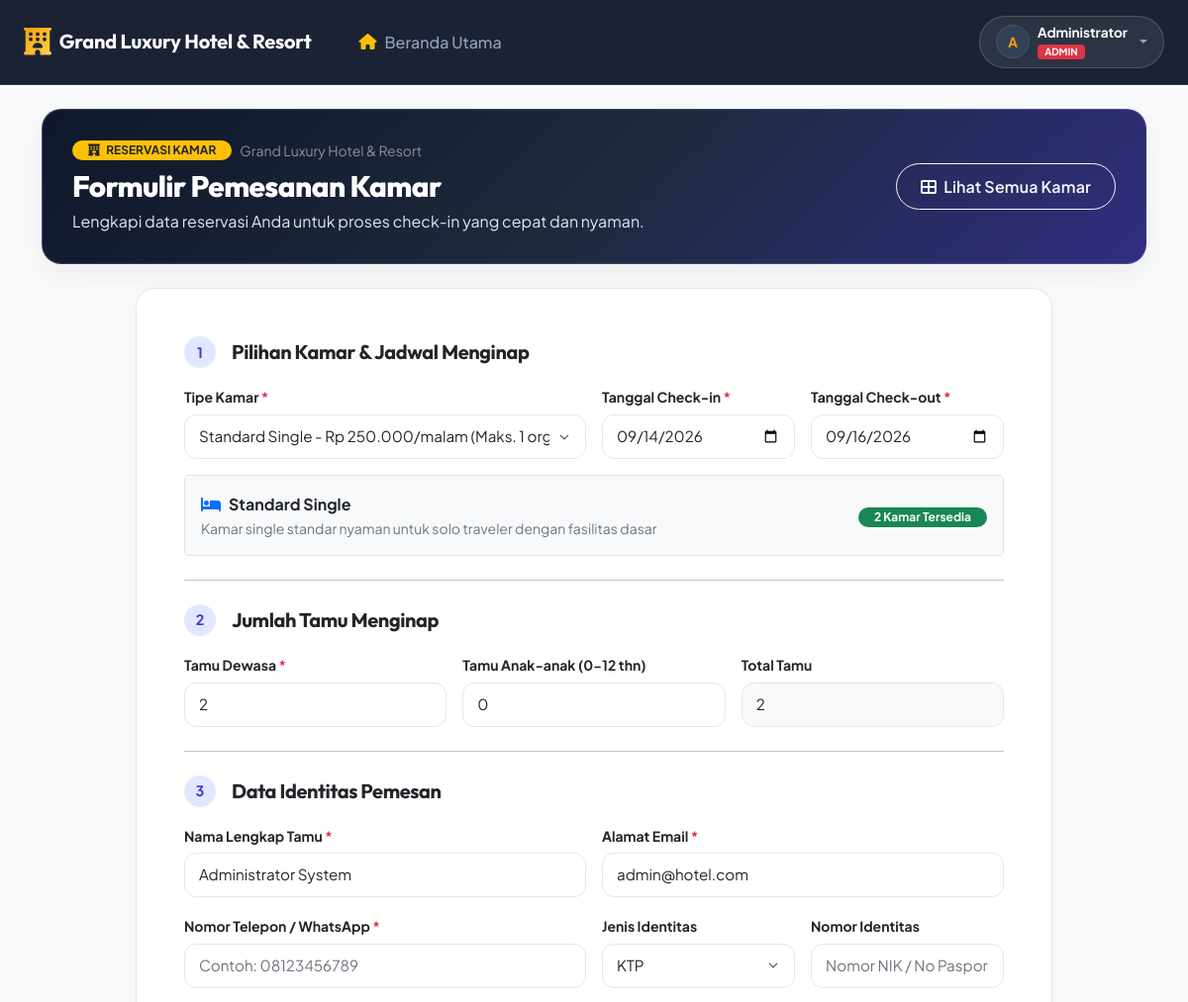
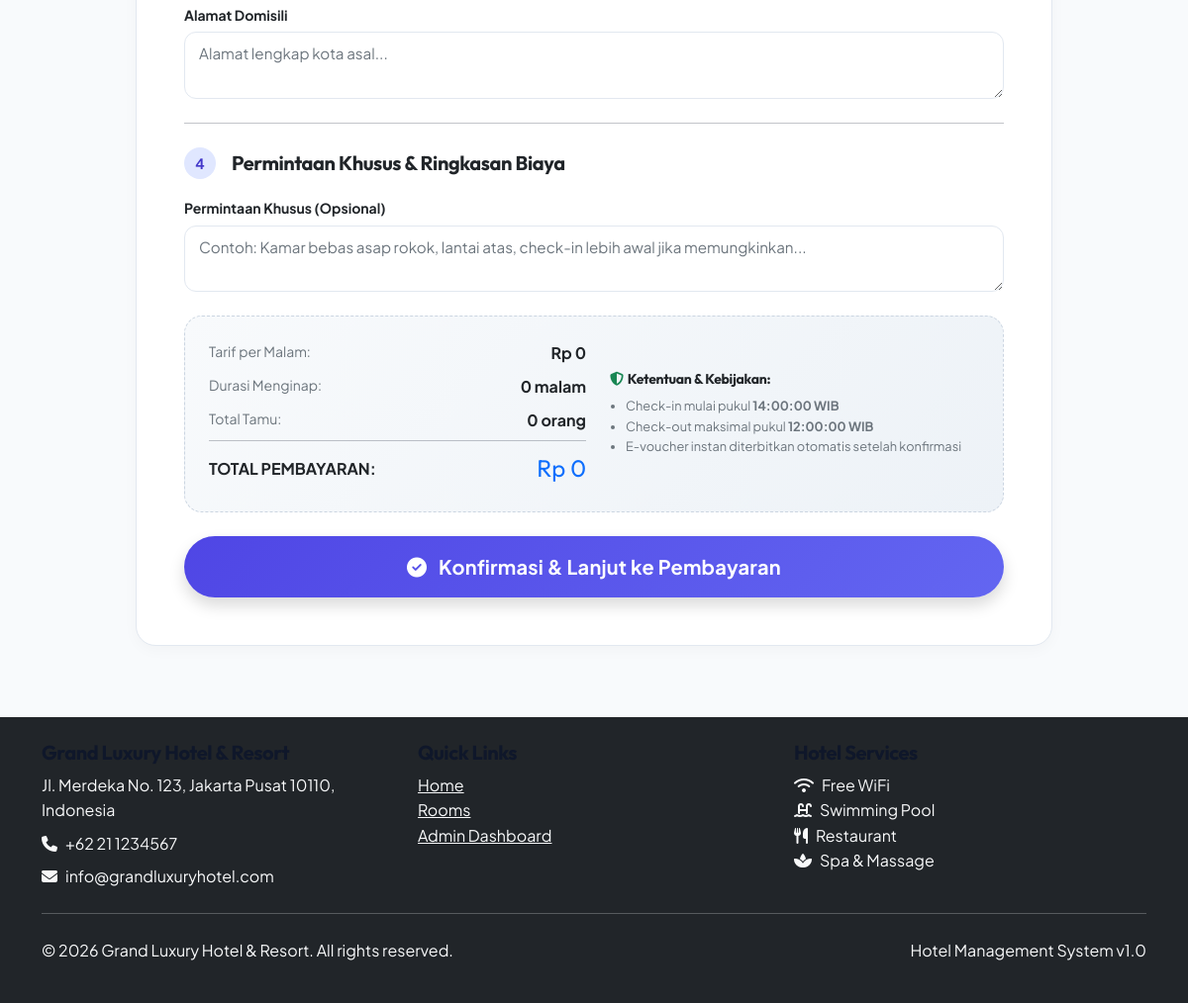
/user/booking.php?room_type=1&check_in=2026-09-14&check_out=2026-09-16&guests=2 (signed in), run on the app's committed database (2 pictures, top to bottom).
### tables this page shows
CREATE TABLE room_types (
    id INT PRIMARY KEY AUTO_INCREMENT,
    type_name VARCHAR(50) NOT NULL,
    description TEXT,
    base_price DECIMAL(10,2) NOT NULL,
    capacity INT NOT NULL,
    size VARCHAR(20),
    bed_type VARCHAR(50),
    is_available BOOLEAN DEFAULT TRUE,
    created_at TIMESTAMP DEFAULT CURRENT_TIMESTAMP
);

### user/booking.php (the view, shortened to what the rows shown need)
<?php
require_once '../config/init.php';
include '../includes/header.php';
$room_type_id = $_GET['room_type'] ?? '';
$check_in = $_GET['check_in'] ?? date('Y-m-d', strtotime('+1 day'));
$check_out = $_GET['check_out'] ?? date('Y-m-d', strtotime('+3 days'));
$selected_room_type = null;
if ($room_type_id) {
    $selected_room_type = $database->getSingle("
        SELECT rt.*,
               (SELECT COUNT(*) FROM rooms r
                WHERE r.room_type_id = rt.id
                AND r.status = 'available'
                AND r.id NOT IN (
                    SELECT bd.room_id
                    FROM booking_details bd
                    JOIN bookings b ON bd.booking_id = b.id
                    WHERE b.status IN ('confirmed', 'checked_in')
                    AND (b.check_in <= ? AND b.check_out >= ?)
                )) as available_rooms
        FROM room_types rt
        WHERE rt.id = ? AND rt.is_available = 1
    ", [$check_out, $check_in, $room_type_id]);
}
?>
<div class="container py-4">
    <div class="booking-hero">
        <div class="d-flex flex-wrap justify-content-between align-items-center gap-3">
            <div>
                <h2 class="fw-extrabold mb-1" style="font-family: 'Outfit', sans-serif; font-size: 1.85rem;">
                    Formulir Pemesanan Kamar
                </h2>
            </div>
        </div>
    </div>
    <div class="row justify-content-center">
        <div class="col-lg-10">
            <div class="booking-form-card">
                <div class="p-4 p-md-5">
                    <?php if (!$selected_room_type && $room_type_id): ?>
                        <div class="alert alert-warning rounded-4 p-4 text-center border-0 shadow-sm">
                            <i class="fas fa-exclamation-triangle fa-2x text-warning mb-2"></i>
                            <h5 class="fw-bold">Kamar Tidak Tersedia</h5>
                            <p class="text-muted mb-3">Maaf, tipe kamar yang dipilih sedang terisi penuh untuk tanggal yang ditentukan.</p>
                            <a href="rooms.php" class="btn btn-primary rounded-pill px-4 fw-bold">
                                <i class="fas fa-search me-1"></i> Pilih Kamar / Tanggal Lain
                            </a>
                        </div>
                    <?php else: ?>
                    <form method="POST" id="bookingForm">
                        <div class="mb-4">
                            <?php if ($selected_room_type): ?>
                            <div class="p-3 bg-light rounded-3 border mt-3 d-flex flex-wrap justify-content-between align-items-center gap-2">
                                <div>
                                    <strong class="text-dark"><i class="fas fa-bed text-primary me-2"></i><?php echo htmlspecialchars($selected_room_type['type_name']); ?></strong>
                                    <div class="text-muted small"><?php echo htmlspecialchars($selected_room_type['description']); ?></div>
                                </div>
                                <div class="text-end">
                                    <span class="badge bg-success rounded-pill px-3 py-1"><?php echo $selected_room_type['available_rooms']; ?> Kamar Tersedia</span>
                                </div>
                            </div>
                            <?php endif; ?>
                        </div>
                    </form>
                    <?php endif; ?>
                </div>
            </div>
        </div>
    </div>
</div>
<?php include '../includes/footer.php'; ?>

### data on the page
room_types: type_name "Standard Single", description "Kamar single standar nyaman untuk solo traveler dengan fasilitas dasar"

### other printed values
HOTEL_NAME "Grand Luxury Hotel & Resort"
substr($user_display, 0, 1) "A"
$user_display "Administrator"
$_SESSION['role'] "ADMIN"
$selected_room_type['available_rooms'] "2"
CHECK_IN_TIME "14:00:00"
CHECK_OUT_TIME "12:00:00"
HOTEL_ADDRESS "Jl. Merdeka No. 123, Jakarta Pusat 10110, Indonesia"
HOTEL_PHONE "+62 21 1234567"
HOTEL_EMAIL "info@grandluxuryhotel.com"
APP_VERSION "1.0"
form field room_type_id "Standard Single - Rp 250.000/malam (Maks. 1 org)"
